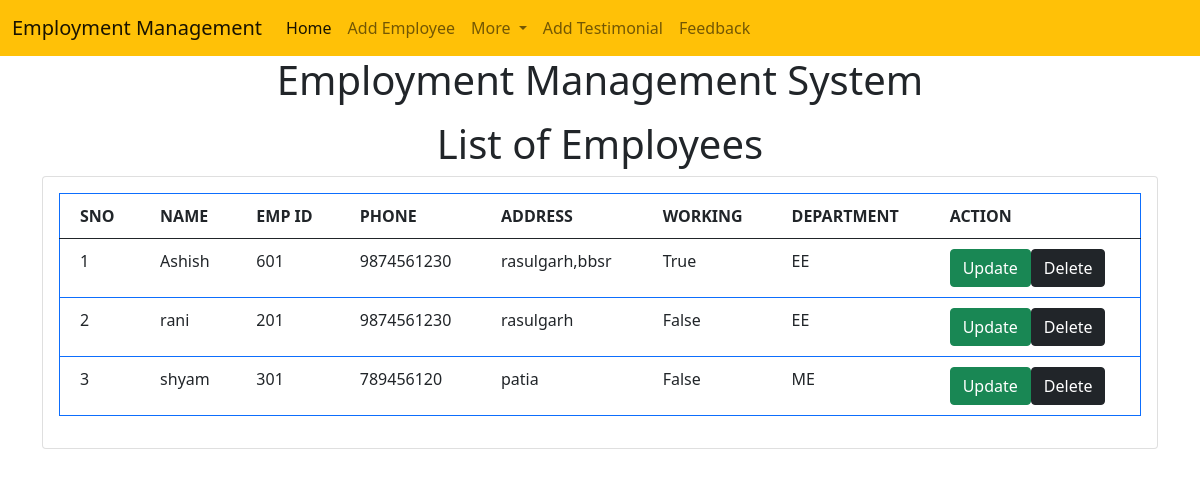
The page /emp/home/ on the database its author committed.
### emp/models.py (models this page shows)
class Emp(models.Model):
    name = models.CharField(max_length=200)
    emp_id= models.CharField(max_length=200)
    phone=models.CharField(max_length=10)
    address=models.CharField(max_length=150)
    working=models.BooleanField(default=True)
    department=models.CharField(max_length=10)
    def __str__(self):
        return self.name

### emp/views.py (the view)
# urls.py: path("home/",emp_home,name="home"),
def emp_home(request):
    emps = Emp.objects.all()
    print(emps)
    return render(request, "emp/home.html", {"emps": emps})

### templates/emp/home.html (shortened to what this page needs)
<!DOCTYPE html>
<html lang="en">
  <head>
    <link
      href="https://cdn.jsdelivr.net/npm/bootstrap@5.0.2/dist/css/bootstrap.min.css"
      rel="stylesheet"
    />
  </head>
  <body>
    {% include 'emp/navbar.html' %}
    <h1 class="text-center">Employment Management System</h1>
    <h1 class="text-center mt-3">List of Employees</h1>
    <div class="container">
      <div class="row">
        <div class="col-md-12">
          <div class="card">
            <div class="card-body">
              <table class="table border border-primary custom-table">
                <thead>
                  <tr>
                    <th scope="col">SNO</th>
                    <th scope="col">NAME</th>
                    <th scope="col">EMP ID</th>
                    <th scope="col">PHONE</th>
                    <th scope="col">ADDRESS</th>
                    <th scope="col">WORKING</th>
                    <th scope="col">DEPARTMENT</th>
                    <th scope="col">ACTION</th>
                  </tr>
                </thead>
                <tbody>
                  {% for e in emps %}
                  <tr>
                    <td scope="row">{{ forloop.counter}}</td>
                    <td>{{ e.name }}</td>
                    <td>{{ e.emp_id }}</td>
                    <td>{{ e.phone }}</td>
                    <td>{{ e.address }}</td>
                    <td>{{ e.working }}</td>
                    <td>{{ e.department }}</td>
                    <td>
                      <a href="/emp/update/{{ e.id }}" class="btn btn-success">Update</div>
                      <a href="/emp/delete/{{ e.id }}" class="btn btn-dark"
                        >Delete</a
                      >
                  {% endfor %}
            </div>
          </div>
  </body>
</html>

### templates/emp/home.html (style rules this page uses)
.custom-table { border-spacing: 0 15px; }
.custom-table td { padding: 10px 20px; }
.custom-table th { padding: 10px 20px; }

### rows shown on the page
Emp: name "Ashish", emp_id "601", phone "9874561230", address "rasulgarh,bbsr", working "True", department "EE"
Emp: name "rani", emp_id "201", phone "9874561230", address "rasulgarh", working "False", department "EE"
Emp: name "shyam", emp_id "301", phone "789456120", address "patia", working "False", department "ME"
